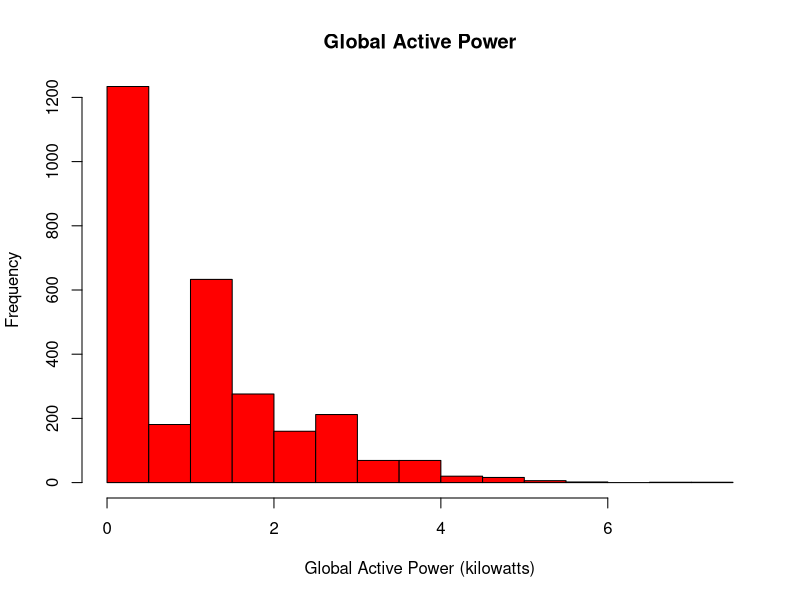

The R source for this figure:
setwd("C:/Users/steve/Desktop/Exploratory/proj1")
#original data prepared with dataprep.R
power <- read.csv("power.csv", colClasses=c("character",rep("numeric",7)))
power$postime=strptime(paste(power$date, " ", power$time),"%d/%m/%Y %H:%M:%S")
#plot1
hist(power$active, xlab ="Global Active Power (kilowatts)", main = "Global Active Power", col = "red", ylim=c(0,1200))